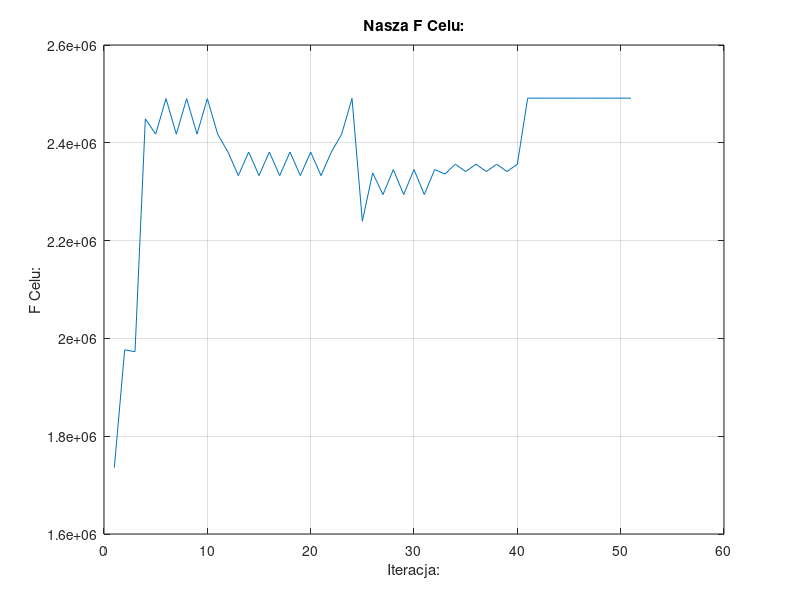

This figure's MATLAB source:
close all;
clear all;

x=[1, 2, 3, 4, 5, 6, 7, 8, 9, 10, 11,12,13,14,15,16,17,18,19,20,21,22,23,24,25,26,27,28,29,30,31,32,33,34,35,36,37,38,39,40,41,42,43,44,45,46,47,48,49,50,51];
y=[1735950,
1976650,
1972700,
2449000,
2417700,
2490350,
2417700,
2490350,
2417700,
2490350,
2417700,
2381050,
2333000,
2381050,
2333000,
2381050,
2333000,
2381050,
2333000,
2381050,
2333000,
2381050,
2417700,
2490700,
2239650,
2338500,
2294150,
2345250,
2294150,
2345250,
2294150,
2345250,
2336150,
2356250,
2341150,
2356250,
2341150,
2356250,
2341150,
2356250,
2491300,
2491300,
2491300,
2491300,
2491300,
2491300,
2491300,
2491300,
2491300,
2491300,
2491300],

figure(1)
plot(x,y);
hold on;
grid on;
title('Nasza F Celu:');

%axis([0 2 -0.3 1.5]);
xlabel( 'Iteracja:' );
ylabel( 'F Celu:' );

